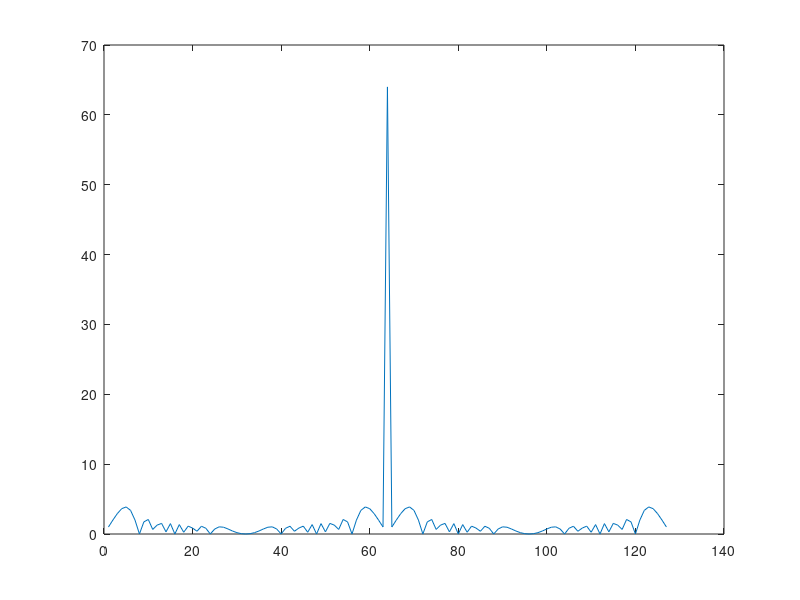

This chart was generated by the following MATLAB code:
function [ x ] = mcode( strcd , N  )
% ~~~~~~~~~~~~~~~~~~~~~~~~~~~~~~~~~~~~~~~~~~~~~~~~~~~~~~~~~~~~~~~~~~~~~~~~~
% Copyright (c) 2020, <Mohammad Alaee>, website: https://radarmimo.com/
% All rights reserved.
% ~~~~~~~~~~~~~~~~~~~~~~~~~~~~~~~~~~~~~~~~~~~~~~~~~~~~~~~~~~~~~~~~~~~~~~~~~
% Redistribution and use in source and binary forms, with or without
% modification, are permitted provided that the following conditions are met:
% 1. Redistributions of source code must retain the above copyright
%    notice, this list of conditions and the following disclaimer.
% 2. Redistributions in binary form must reproduce the above copyright
%    notice, this list of conditions and the following disclaimer in the
%    documentation and/or other materials provided with the distribution.
% 3. All advertising materials mentioning features or use of this software
%    must display the following acknowledgement:
%    "This product includes software developed by <Mohammad Alaee>,
%    https://radarmimo.com/"
%
% THIS SOFTWARE IS PROVIDED BY <COPYRIGHT HOLDER> ''AS IS'' AND ANY
% EXPRESS OR IMPLIED WARRANTIES, INCLUDING, BUT NOT LIMITED TO, THE IMPLIED
% WARRANTIES OF MERCHANTABILITY AND FITNESS FOR A PARTICULAR PURPOSE ARE
% DISCLAIMED. IN NO EVENT SHALL <COPYRIGHT HOLDER> BE LIABLE FOR ANY
% DIRECT, INDIRECT, INCIDENTAL, SPECIAL, EXEMPLARY, OR CONSEQUENTIAL DAMAGES
% (INCLUDING, BUT NOT LIMITED TO, PROCUREMENT OF SUBSTITUTE GOODS OR SERVICES;
% LOSS OF USE, DATA, OR PROFITS; OR BUSINESS INTERRUPTION) HOWEVER CAUSED AND
% ON ANY THEORY OF LIABILITY, WHETHER IN CONTRACT, STRICT LIABILITY, OR TORT
% (INCLUDING NEGLIGENCE OR OTHERWISE) ARISING IN ANY WAY OUT OF THE USE OF THIS
% SOFTWARE, EVEN IF ADVISED OF THE POSSIBILITY OF SUCH DAMAGE.
% ~~~~~~~~~~~~~~~~~~~~~~~~~~~~~~~~~~~~~~~~~~~~~~~~~~~~~~~~~~~~~~~~~~~~~~~~~
% Website: https://radarmimo.com/
% Email: info@radarmimo.com, mohammad.alaee@uni.lu, mmalaee@yahoo.com
% Code written by : Mohammad Alaee
% Last update : 2017
% ~~~~~~~~~~~~~~~~~~~~~~~~~~~~~~~~~~~~~~~~~~~~~~~~~~~~~~~~~~~~~~~~~~~~~~~~~
if nargin < 2
    strcd   = 2;
    N       = 64;
end

L0      = N;
x       = [];
switch strcd
    % ~~~~~~~~~~~~~~~~~~~~~~~~~~~~~~~~~~~~~~~~~~~~~~~~~~~~~~~~~~~~~~~~~~~~~
    % ~~~~~~~~~~~~~~~~~~~~~~~~~~~~~~~~~~~~~~~~~~~~~~~~~~~~~~~~~~~~~~~~~~~~~
    % polyphase
    case 1 % frank
        N       = (fix(sqrt(N)))^2;
        chpfrnk = N;
        code    = zeros(1,chpfrnk);
        k       = 1;
        for i = 1 : sqrt(chpfrnk)
            for j = 1 : sqrt(chpfrnk)
                code(k) = exp(1i * 2 * pi /sqrt(chpfrnk) * (i-1) * (j-1) );
                k = k  + 1;
            end
        end
        x       = code(:);

    case 2 % golomb
        
        alpha = exp(1i * 2*pi /N);
        exponent = (0:(N-1))' .* (1:N)' / 2;
        x = alpha.^exponent;
        
        
    case 3 % p1
        L   = sqrt(N);
        phi = zeros(L,L);
        for k = 1 : L
            for n = 1: L
                phi(n,k) = 2*pi/L *((L+1)/2-n)*((n-1)*L+(k-1));
            end
        end
        phi = phi(:);
        x   = exp(1i * phi);
    case 4 % p2
        L   = sqrt(N);
        phi = zeros(L,L);
        for k = 1 : L
            for n = 1: L
                phi(n,k) = 2*pi/L *((L+1)/2-k)*((L+1)/2-n);
            end
        end
        phi = phi(:);
        x   = exp(1i * phi);
    case 5 % px
        L   = sqrt(N);
        phi = zeros(L,L);
        if mod(L,2) == 0
            for k = 1 : L
                for n = 1: L
                    phi(n,k) = 2*pi/L *((L+1)/2-k)*((L+1)/2-n);
                end
            end
        else
            for k = 1 : L
                for n = 1: L
                    phi(n,k) = 2*pi/L *((L)/2-k)*((L+1)/2-n);
                end
            end
        end
        phi = phi(:);
        x   = exp(1i * phi);
    case 6 % p4
        n   = (1:N)';
        phi = 2*pi/N * (n-1) .* (n-1-N)/2;
        x   = exp(1i * phi);
        
    case 7 % Zadoff-Chu
        if mod(N,2)==0
            x = exp(1i * pi * (1:N).^2 /N);
        else
            x = exp(1i * pi * (2:(N+1)) .* (1:N) /N);
        end
        
    case 8 % random
        phi    = (2*rand(N,1)-1)*pi;
        x      = exp(1i * phi);
        % ~~~~~~~~~~~~~~~~~~~~~~~~~~~~~~~~~~~~~~~~~~~~~~~~~~~~~~~~~~~~~~~~~~~~~
        % binary
    case 11 % barker
        switch N
            case 2
                x = [-1 1];
            case 3
                x = [-1 -1 1];
            case 4
                x = [-1 -1 1 -1];
            case 5
                x = [-1 -1 -1 1 -1];
            case 7
                x = [-1 -1 -1 1 1 -1 1];
            case 11
                x = [-1 -1 -1 1 1 1 -1 1 1 -1 1];
            case 13
                x = [-1 -1 -1 -1 -1 1 1 -1 -1 1 -1 1 -1] ;
        end

    case 15 % random
        x      = 2 * round(rand(N,1)) - 1;
    case 16 
        x      = exp(1i * zeros(N,1));
        
        
end
if N ~= L0
    disp(['Warning ... , the length changed to ', num2str(N)]);
end
x   = x(:);

if nargout == 0
   figure; plot(abs(xcorr(x))) 
end
end
% ~~~~~~~~~~~~~~~~~~~~~~~~~~~~~~~~~~~~~~~~~~~~~~~~~~~~~~~~~~~~~~~~~~~~~~~~~
